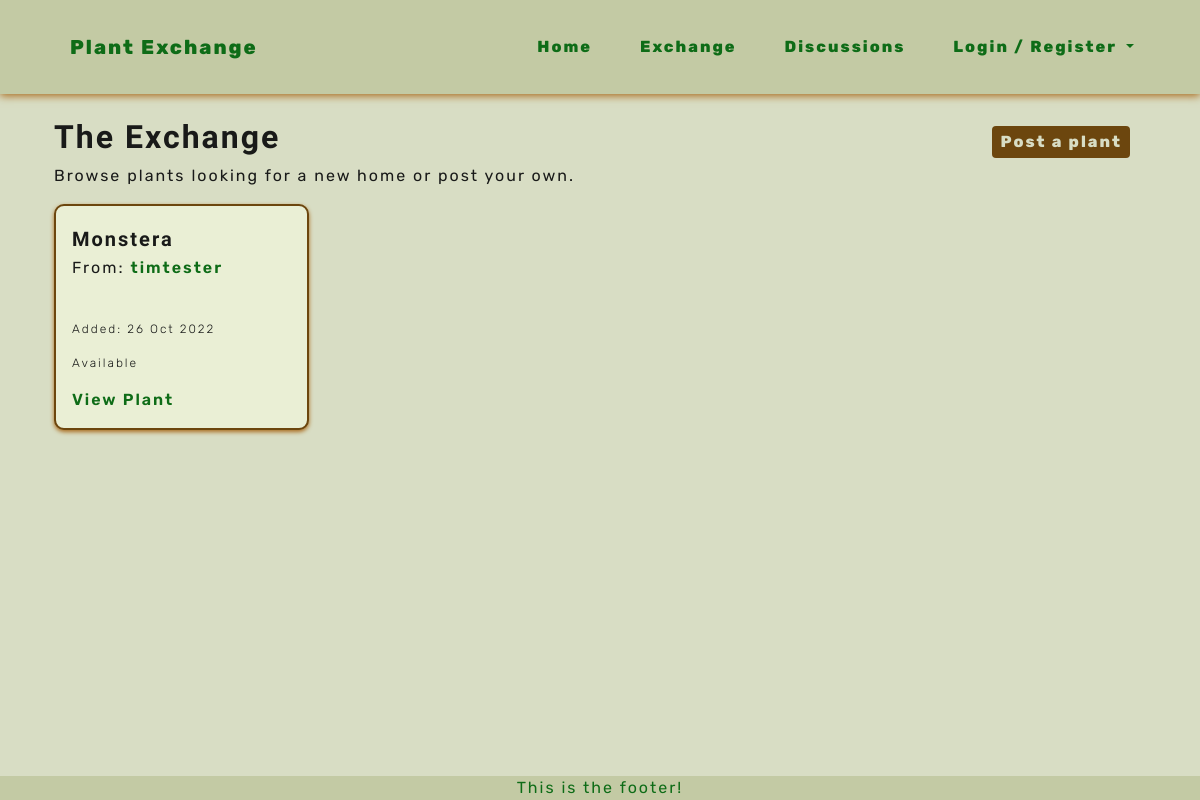
Page /exchange/ on the earlier database version.
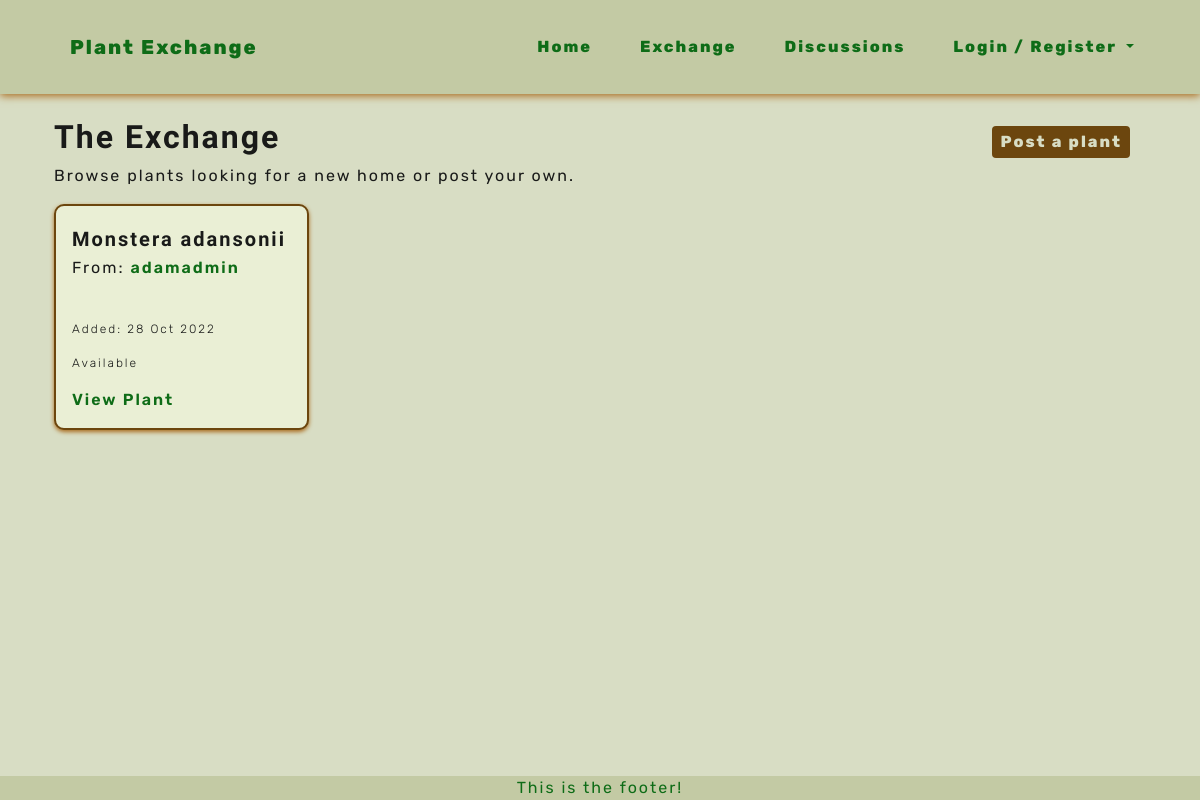
Same page on the later database version.
### plants/models.py (models this page shows, shortened)
class Plant(models.Model):
    title = models.CharField(max_length=40)
    owner = models.ForeignKey(User, on_delete=models.CASCADE, related_name='owner')
    category = models.ForeignKey(Category, on_delete=models.SET_DEFAULT, default='none')
    description = models.TextField()
    image = CloudinaryField('image', null=True, blank=True, default='placeholder')
    will_trade_for = models.CharField(max_length=140, null=True, blank=True)
    added_on = models.DateField(auto_now_add=True)
    updated_on = models.DateField(auto_now=True)
    status = models.IntegerField(choices=STATUS, default=0)
    class Meta:
        ordering = ['-added_on', 'status']

### plants/views.py (the view)
# urls.py: path('exchange/', views.PlantList.as_view(), name='exchange'),
class PlantList(generic.ListView):
    model = Plant
    queryset = Plant.objects.all().order_by('-status', '-added_on')
    template_name = 'plants/exchange.html'
    paginate_by = 10

### plants/templates/plants/exchange.html (shortened to what this page needs)
{% extends 'base.html' %}
{% load static %}
{% block content %}
<section class="container-fluid">
    <div class="col-12">
        <div class="d-flex justify-content-between">
            <div>
                <h1 class="headings headings-big">The Exchange</h1>
                <p>Browse plants looking for a new home or post your own.</p>
            </div>
            <div>
                <a class="plnt-btn" href="{% url 'plants:add_plant' %}">Post a plant</a>
            </div>
        </div>
        <div class="row">
            {% for plant in plant_list %}
            <div class="col-md-6 col-lg-4 col-xl-3">
                <div class="plant-card">
                    <div>
                        <h2 class="headings headings-sm">{{ plant.title }}</h2>
                        <p>From: <a class="plnt-links" href="{% url 'profiles:profile' user_id=plant.owner.id %}">
                            {{ plant.owner }}</a></p>
                    </div>
                    <div class="image-container">
                    </div>
                    <div>
                        <p class="little">Added: {{ plant.added_on|date:"d M Y" }}</p>
                        {% if plant.status == 0 %}
                        <p class="little">Available</p>
                        {% else %}
                        <p class="little">Taken</p>
                        {% endif %}
                        <a class="plnt-links" href="{% url 'plants:plant_detail' plant_id=plant.id %}">View Plant</a>
                    </div>
                </div>
            </div>
        {% endfor %}
    </div>
</section>
{% endblock content %}

Differences in the rows shown:
changed Plant: title "Monstera" → "Monstera adansonii"; owner "timtester" → "adamadmin"; added_on "26 Oct 2022" → "28 Oct 2022"
